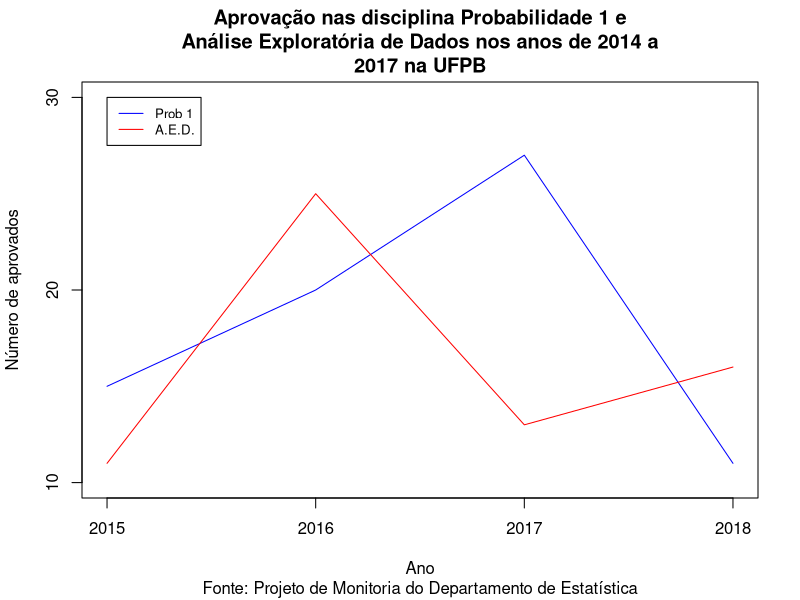

Reproduce this figure in R.
#Gráfico de linhas em faixa: Aprovações em Prob 1 e A.E.D. de 2015 a 2018

# Definindo os valores da variável
aprov_prob <- c(15, 20, 27, 11)
aprov_aed <- c(11, 25, 13, 16)

#Definindo O título
titulo<-paste(strwrap(
  'Aprovação nas disciplina Probabilidade 1 e Análise Exploratória
  de Dados nos anos de 2014 a 2017 na UFPB',
  #whitespace_only = TRUE,
  width = 50),collapse = "\n")

#Gerando a primeira série
plot(aprov_prob,type="l", axes = FALSE, main = titulo,
     sub = "Fonte: Projeto de Monitoria do Departamento de Estatística",
     xlab="Ano",ylab="Número de aprovados",col="blue",ylim=c(10,30))

#Gerando o eixo x
axis(1, at=1:4, lab=c("2015","2016","2017","2018"))

#Gerando o eixo y
axis(2, at=c(10,20,30))

#Gerando a segunda série
lines(aprov_aed, type="l", col="red")

# Fechando o gráfico
box()

#Gerando a legenda. Alguns argumentos da função legend():
#             <primeiro argumento>: posição em x da legenda
#             <segundo argumento>: posição em y da legenda
#             legend: Vetor com os textos da legenda
#             cex: tamanho em relação ao gráfico (?)
#             col: vetor com as cores da legenda
#             lty: Tipo de linha na legenda.
legend(1, 30, legend =  c("Prob 1","A.E.D."), cex = 0.8,
       col = c("blue","red"), lty=1)
